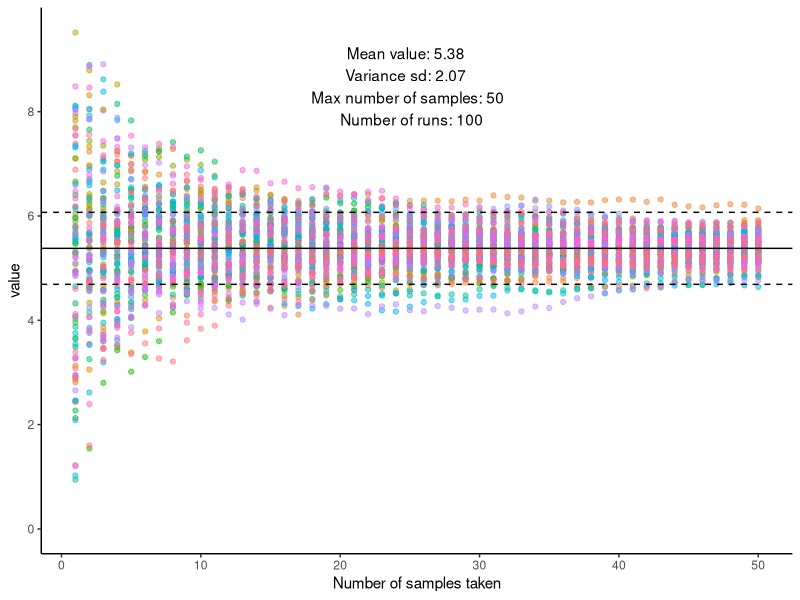

R code for this plot:
library(tidyverse) # run install.packages('tidyverse') in the console if you don't have it installed
library(TTR)  #run install.packages('TTR') in the console if you don't have it installed



# Imput settings ----------------------------------------------------------


Mean_average  <-5.38     #The average used in the model
Variance_sd <-2.07       #The sd used in the model
Number_of_samples <- 50  #The maximum number of samples
Number_of_runs <- 100    #Number of times to run the model
Number_of_samples_acctually_taken  <- NaN #The number of samples actually taken, adds a vertical line for them in the graph, remove it by setting it to NaN




# Defining dataframes -----------------------------------------------------


Raw_dataframe <- data.frame(matrix(0, ncol = Number_of_runs, nrow = Number_of_samples))  #Create a dataframe for the simulated data
Sliding_mean <-data.frame(matrix(0, ncol = Number_of_runs, nrow = Number_of_samples)) #Create a dataframe for the sliding average
Sliding_sd <-data.frame(matrix(0, ncol = Number_of_runs, nrow = Number_of_samples)) #Creating a dataframe for the slding sd, right now im not using the sd 



# Create mock data --------------------------------------------------------


for (i in 1:Number_of_samples) {
  
  
  Raw_dataframe[i,]<- rnorm(Number_of_runs, mean=Mean_average, sd=Variance_sd)  #Create the simulated data 100 tines for the length of the empty dataframe
  
  }




# Calculated sliding average ----------------------------------------------



for (i in 1:Number_of_runs) { 
  
  Sliding_mean[,i]  <- runMean(Raw_dataframe[,i], n=1, cumulative = TRUE) #Create the sliding mean, cumulative adds the new number each time, n determines when the firs value should be 
  Sliding_sd[,i] <- runSD(Raw_dataframe[,i], n=1, cumulative = TRUE) #same but for sd
  
}




# Reformat data for ggplot  -----------------------------------------------


data_long <- gather(Sliding_mean)  #this rearange the data to a format that can acctually be plotted
data_long$n_sample <- rep(1:Number_of_samples, times=Number_of_runs) # This adds the number of samples that is used for the average





# Plotalot ----------------------------------------------------------------


ggplot(data_long, aes(x=n_sample, y=value, color=key))+  #it is okay to get a error message that they removed rows equl to the number of runs (its becouse the first average is blank)
  geom_point(show.legend = FALSE, alpha=0.5)+
  geom_vline(aes(xintercept=Number_of_samples_acctually_taken), color="blue")+ #Enable this line and set the value of samples used to show that on the graph 
  geom_hline(aes(yintercept=Mean_average))+
  geom_hline(aes(yintercept=Mean_average-(Variance_sd/3)), linetype="dashed")+  ##The errorbars are 1/3 of sd, to line up with the final derivation, might want to change that
  geom_hline(aes(yintercept=Mean_average+(Variance_sd/3)),linetype="dashed")+
  scale_y_continuous(limits = c(0,Mean_average+Variance_sd*2), n.breaks = 7)+
  xlab("Number of samples taken")+
  theme_classic()+
  annotate("text", x = Number_of_samples/2, y = Mean_average+Variance_sd*1.5, label = paste("Mean value:",Mean_average,  #This adds the values assigned as the settings for the model, the paste comand ties it together
                                                                                         "\ \nVariance sd:", Variance_sd, #\ \n in a string makes a new row, note the spaces between \ \!
                                                                                         "\ \n Max number of samples:", Number_of_samples,
                                                                                         "\ \n Number of runs:", Number_of_runs))
  



#Lugol_stats <- data.frame("Experiment"= c("EXP","STAT","LSTAT_NH4", "LSTAT_NO3"), "Mean_c_length" = c(5.3807, 3.8943, NaN, NaN), "Variance_c_length" = c(2.0677, 1.6253,NaN,NaN))
